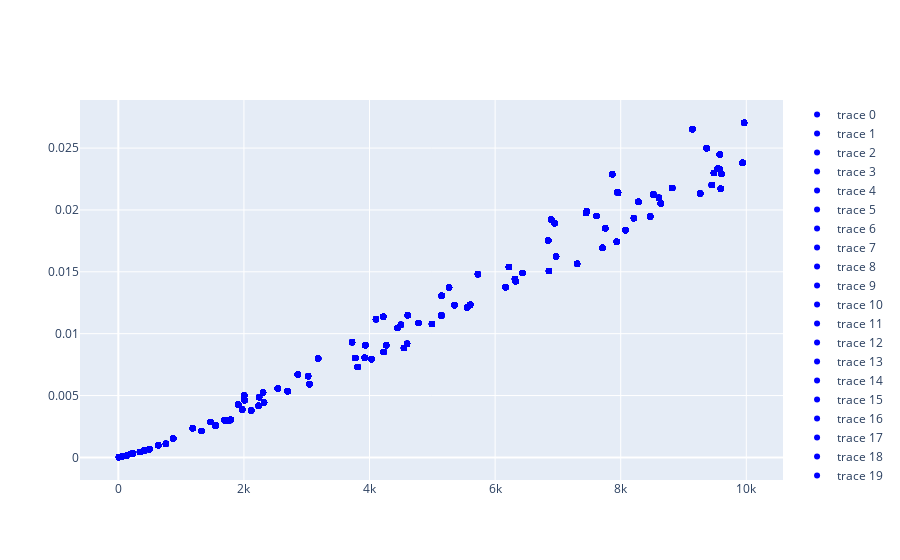

Source (notebook cell):
### Markdown cell above
If you're so inclined to make fancier plots with zooming, mouse-over's, and download/export you can run plotly's graphing

### Code cell
from plotly.offline import download_plotlyjs, init_notebook_mode
import plotly.graph_objects as go
import cufflinks as cf

init_notebook_mode(connected=True)
cf.go_offline()


fig = go.Figure()
for i in range(0, len(times)):
    fig.add_trace(go.Scatter(x=input_size, y=times, mode='markers'))
fig.update_traces(marker={'color': 'blue'})
fig.show()
